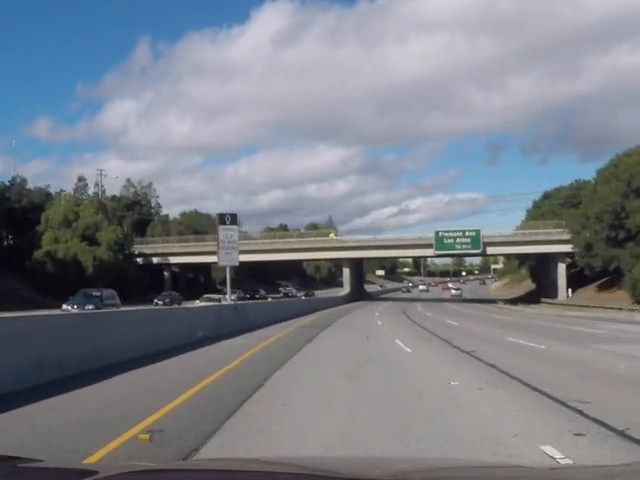
#> input picture frame 48 of study/my_hough/my_hough/road_video1.mp4, 640 x 480 px, given in place of xycar_track1.mp4, which was not available
$ python hough_find2_video.py
#> lines starting #> are read from the running program, lines starting #| are printed output that depends on the picture; after the words box and inside, x2 and y2 are one past the last pixel; in counts of white or black regions, pixels touching at a corner belong together; pictures that were not available may be replaced by others from this repository, and a replacement may not be noted
#> in start, image is the input picture: shape (480, 640, 3); mean B, G, R 137.2, 128.5, 123.1
#!/usr/bin/env python
# -*- coding: utf-8 -*- 15
#=============================================
# 본 프로그램은 자이트론에서 제작한 것입니다.
# 상업라이센스에 의해 제공되므로 무단배포 및 상업적 이용을 금합니다.
# 교육과 실습 용도로만 사용가능하며 외부유출은 금지됩니다.
#=============================================
# 함께 사용되는 각종 파이썬 패키지들의 import 선언부
#=============================================
import numpy as np
import cv2, time, math, os

#=============================================
# 프로그램에서 사용할 변수, 저장공간 선언부
#=============================================
WIDTH, HEIGHT = 640, 480  # 카메라 이미지 가로x세로 크기
Blue =  (255,0,0) # 파란색
Green = (0,255,0) # 녹색
Red =   (0,0,255) # 빨간색
Yellow = (0,255,255) # 노란색
View_Center = WIDTH//2  # 화면의 중앙값 = 카메라 위치

# 허용 범위 설정 (예: 50픽셀)
TOLERANCE = 50
prev_x_left, prev_x_right = None, None
#=============================================
# 차선인식 프로그램에서 사용할 상수 선언부
#=============================================
ROI_START_ROW = 280  # 차선을 찾을 ROI 영역의 시작 Row값
ROI_END_ROW = 400  # 차선을 찾을 ROT 영역의 끝 Row값
ROI_HEIGHT = ROI_END_ROW - ROI_START_ROW  # ROI 영역의 세로 크기
L_ROW = 50  # 차선의 위치를 찾기 위한 ROI 안에서의 기준 Row값


#=========================================
#  사다리꼴 모양으로 이미지 자르기
#=========================================
def apply_trapezoid_mask(img):
    mask = np.zeros_like(img)
    height, width = img.shape[:2]

    # 사다리꼴 모양의 좌표 정의
    trapezoid = np.array([

        [width * 2//6, height * 1//6],
        [width * 4//6, height * 1//6],
        [width,        height * 5//6],
        [0,            height * 5//6]

    ], np.int32)

    # 사다리꼴 모양으로 마스크 이미지 채우기
    cv2.fillPoly(mask, [trapezoid], 255)

    cv2.imshow("Mask", mask)

    # 마스크를 사용하여 이미지 자르기
    masked_img = cv2.bitwise_and(img, mask)
    return masked_img

#=============================================
# 카메라 이미지에서 차선을 찾아 그 위치를 반환하는 함수
#=============================================
def lane_detect(image, lane_row):

    # ---------------------------------------------
    # 1. 그레이스케일 변환 및 가우시안 블러
    # ---------------------------------------------
#> called with lane_row = 360
    gray = cv2.cvtColor(image, cv2.COLOR_BGR2GRAY)
    blurred = cv2.GaussianBlur(gray, (5, 5), 0)

    # ---------------------------------------------
    # 2. Canny 엣지 감지
    # ---------------------------------------------
    edges = cv2.Canny(blurred, 50, 150)
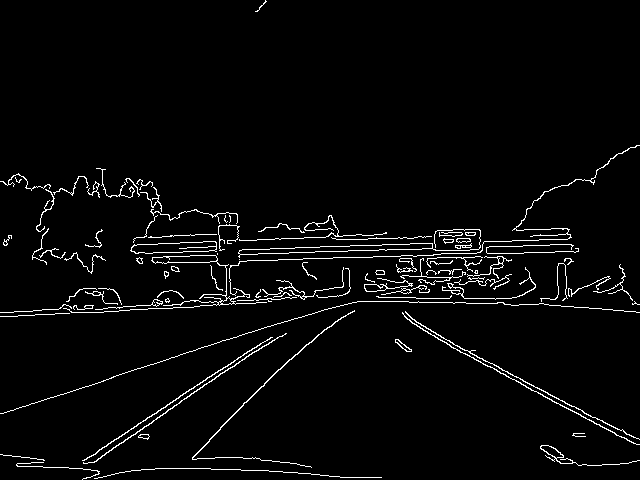
#> edges: shape (480, 640); 3.2% white in thin lines or dots

    #cv2.imshow("Edge", edges)
    #cv2.waitKey(1)

    # ---------------------------------------------
    # 3. 관심영역(ROI) 설정
    # ---------------------------------------------
    height, width = edges.shape
#> height = 480; width = 640

    roi = np.array([[(0, height), (0, height - 100),
                     (width // 2 - 50, lane_row - 80),
                     (width // 2 + 50, lane_row - 80),
                     (width, height - 100), (width, height)]], dtype=np.int32)

    mask = np.zeros_like(edges)
    cv2.fillPoly(mask, roi, 255)
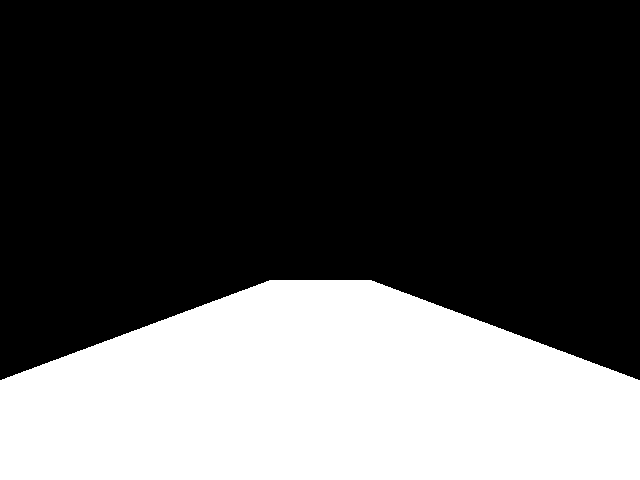
#> mask: shape (480, 640); 32.9% white; 1 white region, box (x1, y1, x2, y2) and area: (0, 280, 640, 480) 100950
    masked_edges = cv2.bitwise_and(edges, mask)
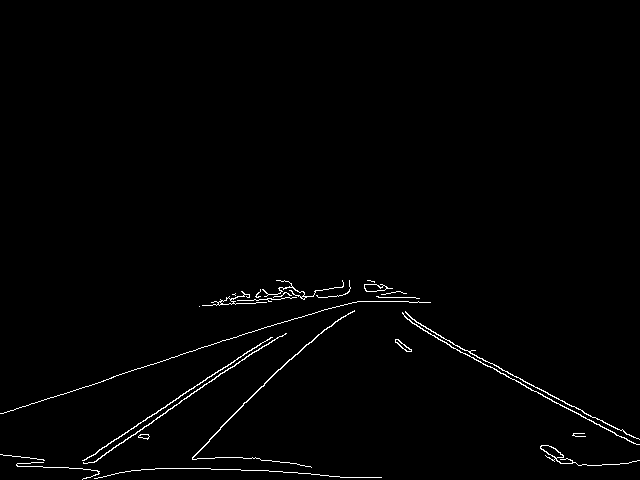
#> masked_edges: shape (480, 640); 1.2% white in thin lines or dots, all inside (x1, y1, x2, y2) = (0, 280, 640, 480)

    cv2.imshow("Masked", masked_edges)
    cv2.waitKey(1)

    # ---------------------------------------------
    # 4. 허프 변환을 이용한 선분 검출
    # ---------------------------------------------
    lines = cv2.HoughLinesP(masked_edges, rho=1, theta=np.pi / 180, threshold=50, minLineLength=50, maxLineGap=50)
#> lines = 24 rows, first 6: [438, 339, 633, 443], [0, 413, 298, 317], [343, 284, 597, 419], [293, 319, 349, 281], [69, 468, 349, 286], [83, 469, 349, 283]

    # ---------------------------------------------
    # 5. 좌우 차선 선분 저장 공간
    # ---------------------------------------------
    x_left, x_right = None, None
    left_lines, right_lines = [], []

    # ---------------------------------------------
    # 6. Hough 선분을 좌우 차선으로 분류
    # ---------------------------------------------
    if lines is not None:
        for line in lines:
            x1, y1, x2, y2 = line[0]
            slope = (y2 - y1) / (x2 - x1) if x2 != x1 else float('inf')

            if slope < -0.2:
                left_lines.append((x1, y1, x2, y2))

            elif slope > 0.2:
                right_lines.append((x1, y1, x2, y2))
#> this loop made 24 passes
#> (x1, y1, x2, y2, slope) on passes 1 to 12: (438, 339, 633, 443, 0.533), (0, 413, 298, 317, -0.322), (343, 284, 597, 419, 0.531), (293, 319, 349, 281, -0.679), (69, 468, 349, 286, -0.65), (83, 469, 349, 283, -0.699), (182, 468, 278, 369, -1.03), (99, 449, 165, 407, -0.636), (342, 287, 496, 369, 0.532), (17, 466, 68, 467, 0.0196), (193, 468, 282, 471, 0.0337), (221, 300, 304, 299, -0.012)
#> after the loop, left_lines = [(0, 413, 298, 317), (293, 319, 349, 281), (69, 468, 349, 286), (83, 469, 349, 283), (182, 468, 278, 369), (99, 449, 165, 407), (84, 469, 252, 352), (243, 403, 374, 281), (224, 372, 365, 284), (288, 360, 382, 284)]; right_lines = [(438, 339, 633, 443), (343, 284, 597, 419), (342, 287, 496, 369), (547, 392, 633, 437), (343, 285, 584, 413)]

    # ---------------------------------------------
    # 7. 여러 Hough 선분을 하나의 직선으로 근사
    # ---------------------------------------------
    def extrapolate(lines, y_target):
#> called with y_target = 360
        if not lines:
            return None, None

        x_coords, y_coords = [], []

        for x1, y1, x2, y2 in lines:
            x_coords += [x1, x2]
            y_coords += [y1, y2]
#> this loop made 10 passes
#> (x1, y1, x2, y2, x_coords, y_coords) on passes 1 to 5: (0, 413, 298, 317, [0, 298], [413, 317]), (293, 319, 349, 281, [0, 298, 293, 349], [413, 317, 319, 281]), (69, 468, 349, 286, [0, 298, 293, 349, 69, 349], [413, 317, 319, 281, 468, 286]), (83, 469, 349, 283, [0, 298, 293, 349, 69, 349, 83, 349], [413, 317, 319, 281, 468, 286, 469, 283]), (182, 468, 278, 369, [0, 298, 293, 349, 69, 349, 83, 349, 182, 278], [413, 317, 319, 281, 468, 286, 469, 283, 468, 369])

        poly = np.polyfit(y_coords, x_coords, 1)
#> poly = [-1.47, 776.2]
        x_target = int(np.polyval(poly, y_target))
#> x_target = 246

        return x_target, poly

    # ---------------------------------------------
    # 8. 좌우 차선을 각각 하나의 직선으로 근사
    # ---------------------------------------------
    x_left, left_poly = extrapolate(left_lines, lane_row)
#> x_left = 246; left_poly = [-1.47, 776.2]
    x_right, right_poly = extrapolate(right_lines, lane_row)
#> the loop in extrapolate (call 2), `for x1, y1, x2, y2 in lines:` made 5 passes
#> (x1, y1, x2, y2, x_coords, y_coords) on passes 1 to 5: (438, 339, 633, 443, [438, 633], [339, 443]), (343, 284, 597, 419, [438, 633, 343, 597], [339, 443, 284, 419]), (342, 287, 496, 369, [438, 633, 343, 597, 342, 496], [339, 443, 284, 419, 287, 369]), (547, 392, 633, 437, [438, 633, 343, 597, 342, 496, 547, 633], [339, 443, 284, 419, 287, 369, 392, 437]), (343, 285, 584, 413, [438, 633, 343, 597, 342, 496, 547, 633, 343, 584], [339, 443, 284, 419, 287, 369, 392, 437, 285, 413])
#> x_right = 482; right_poly = [1.89, -197.5]

    # ---------------------------------------------
    # 9. 원본 이미지 복사
    # ---------------------------------------------
    line_image = image.copy()

    # ---------------------------------------------
    # 10. 왼쪽 Hough 선분 표시 - 빨간색
    # ---------------------------------------------
    for x1, y1, x2, y2 in left_lines:
        cv2.line(line_image, (x1, y1), (x2, y2), Red, 2)
#> this loop made 10 passes
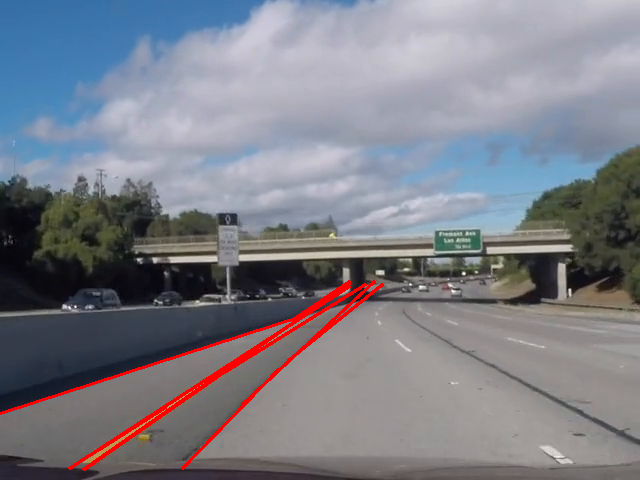
#> line_image: shape (480, 640, 3); 1.56% of pixels changed, all inside (x1, y1, x2, y2) = (0, 280, 384, 471)

    # ---------------------------------------------
    # 11. 오른쪽 Hough 선분 표시 - 노란색
    # ---------------------------------------------
    for x1, y1, x2, y2 in right_lines:
        cv2.line(line_image, (x1, y1), (x2, y2), Yellow, 2)
#> this loop made 5 passes
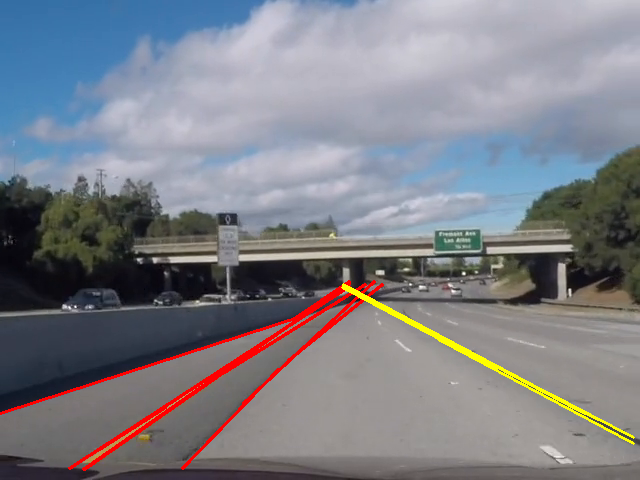
#> line_image: shape (480, 640, 3); 0.66% of pixels changed, all inside (x1, y1, x2, y2) = (341, 283, 635, 445)

    # ---------------------------------------------
    # 12. 1차원 직선 근사 결과 표시 - 파란색
    # ---------------------------------------------
    y_bottom = height
#> y_bottom = 480

    # 왼쪽 근사 직선
    if left_poly is not None:
        x1 = int(np.polyval(left_poly, lane_row-80))
#> x1 = 363
        x2 = int(np.polyval(left_poly, y_bottom))
#> x2 = 69
        cv2.line(line_image, (x1, lane_row-80), (x2, y_bottom), Blue, 3)

    # 오른쪽 근사 직선
    if right_poly is not None:
        x1 = int(np.polyval(right_poly, lane_row-80))
#> x1 = 331
        x2 = int(np.polyval(right_poly, y_bottom))
#> x2 = 709
        cv2.line(line_image, (x1, lane_row-80), (x2, y_bottom), Blue, 3)
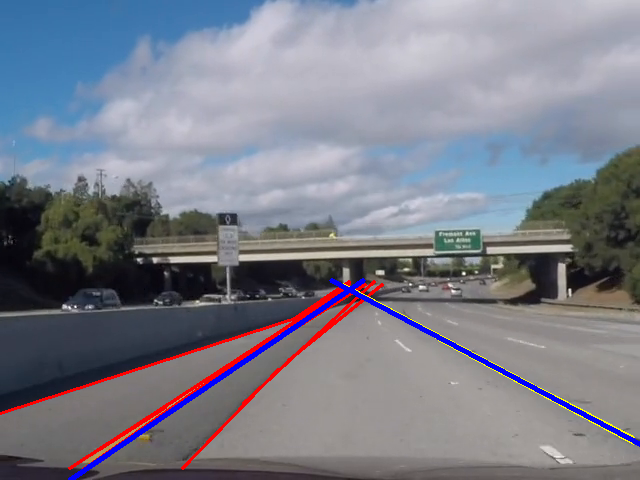
#> line_image: shape (480, 640, 3); mean B, G, R 137.6, 126.1, 123.8

    # ---------------------------------------------
    # 13. Hough 선분 + 근사 직선 화면 출력
    # ---------------------------------------------
    #cv2.imshow("Hough Lines", line_image)
    #cv2.waitKey(1)

    # ---------------------------------------------
    # 14. 디버깅용 Lane Detection 화면
    # ---------------------------------------------
    debug_image = line_image.copy()

    # 왼쪽 차선 기준점
    if x_left is not None:
        #cv2.line(debug_image, (x_left, lane_row), (x_left, height), Blue, 2)
        cv2.rectangle(debug_image, (x_left - 5, lane_row - 5), (x_left + 5, lane_row + 5), Green, 4)

    # 오른쪽 차선 기준점
    if x_right is not None:
        #cv2.line(debug_image, (x_right, lane_row), (x_right, height), Blue, 2)
        cv2.rectangle(debug_image, (x_right - 5, lane_row - 5), (x_right + 5, lane_row + 5), Green, 4)

    # ---------------------------------------------
    # 15. 기준 수평선 표시
    # ---------------------------------------------
    cv2.line(debug_image, (0, lane_row), (width, lane_row), Yellow, 2)

    x_midpoint = (x_left + x_right) // 2
#> x_midpoint = 364
    cv2.rectangle(debug_image, (x_midpoint-5,lane_row-5), (x_midpoint+5,lane_row+5), Blue, 4)
    cv2.rectangle(debug_image, (View_Center-5,lane_row-5), (View_Center+5,lane_row+5), Red, 4)
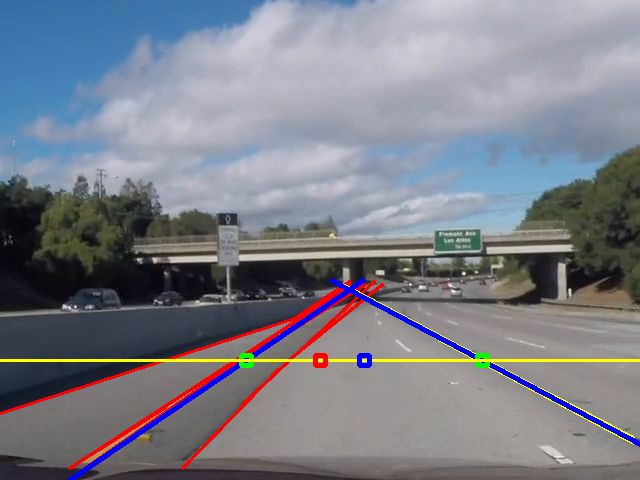
#> debug_image: shape (480, 640, 3); mean B, G, R 136.7, 127, 124.4

    # ---------------------------------------------
    # 16. Lane Detection 화면 출력
    # ---------------------------------------------
    cv2.imshow("Lane Detection", debug_image)
    cv2.waitKey(1)

    # ---------------------------------------------
    # 17. 차선 검출 성공 여부
    # ---------------------------------------------
    found = x_left is not None and x_right is not None
#> found = True

    return found, x_left if x_left is not None else -1, x_right if x_right is not None else -1


#=============================================
# 실질적인 메인 함수
#=============================================
def start():

    cap = cv2.VideoCapture("xycar_track1.mp4")
    #cap = cv2.VideoCapture("road_video1.mp4")
    #cap = cv2.VideoCapture("road_video2.mp4")

    while True:
        ret, image = cap.read()
        if ret:
            found, x_left, x_right = lane_detect(image, 360)
#> found = True; x_left = 246; x_right = 482

            #cv2.imshow('CAM image', image)
            cv2.waitKey(1)

        if not ret:
            cap.set(cv2.CAP_PROP_POS_FRAMES, 0)

#=============================================
# 메인함수를 호출합니다.
# start() 함수가 실질적인 메인함수입니다.
#=============================================
if __name__ == '__main__':
    start()

$ run again, starting later in the video
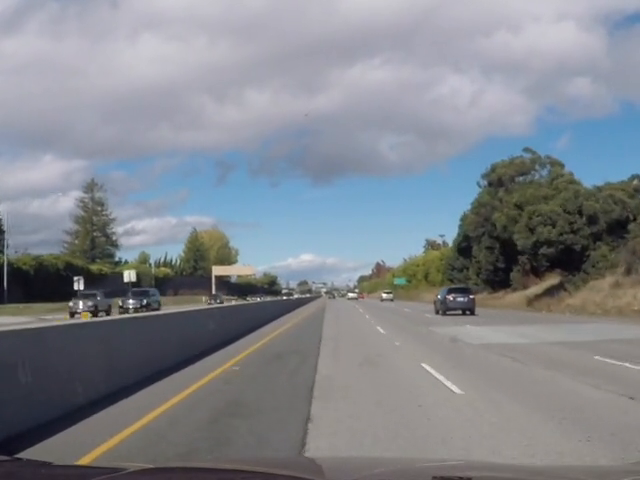
#> input picture frame 387 of study/my_hough/my_hough/road_video1.mp4, 640 x 480 px, given in place of xycar_track1.mp4, which was not available
#> in start, image is the input picture: shape (480, 640, 3); mean B, G, R 141.2, 134.4, 130
#> edges: shape (480, 640); 2.1% white in thin lines or dots, all inside (x1, y1, x2, y2) = (0, 147, 640, 480)
#> mask: shape (480, 640); 32.9% white; 1 white region, box (x1, y1, x2, y2) and area: (0, 280, 640, 480) 100950
#> masked_edges: shape (480, 640); 0.64% white in thin lines or dots, all inside (x1, y1, x2, y2) = (0, 280, 473, 480)
#> lines = [[10, 457, 234, 343], [83, 419, 356, 280], [301, 477, 328, 284], [168, 466, 244, 469], [192, 309, 359, 291], [53, 464, 128, 468], [244, 336, 346, 284], [207, 304, 357, 281], [322, 284, 456, 392], [322, 282, 462, 391], [0, 455, 52, 462]]
#> the loop in lane_detect, `for line in lines:` made 11 passes
#> (x1, y1, x2, y2, slope) on passes 1 to 8: (10, 457, 234, 343, -0.509), (83, 419, 356, 280, -0.509), (301, 477, 328, 284, -7.15), (168, 466, 244, 469, 0.0395), (192, 309, 359, 291, -0.108), (53, 464, 128, 468, 0.0533), (244, 336, 346, 284, -0.51), (207, 304, 357, 281, -0.153)
#> after the loop in lane_detect, `for line in lines:`: left_lines = [(10, 457, 234, 343), (83, 419, 356, 280), (301, 477, 328, 284), (244, 336, 346, 284)]; right_lines = [(322, 284, 456, 392), (322, 282, 462, 391)]
#> the loop in extrapolate, `for x1, y1, x2, y2 in lines:` made 4 passes
#> (x1, y1, x2, y2, x_coords, y_coords) on passes 1 to 4: (10, 457, 234, 343, [10, 234], [457, 343]), (83, 419, 356, 280, [10, 234, 83, 356], [457, 343, 419, 280]), (301, 477, 328, 284, [10, 234, 83, 356, 301, 328], [457, 343, 419, 280, 477, 284]), (244, 336, 346, 284, [10, 234, 83, 356, 301, 328, 244, 346], [457, 343, 419, 280, 477, 284, 336, 284])
#> poly = [-1.07, 622]
#> x_target = 237
#> in lane_detect, `x_left, left_poly = extrapolate(left_lines, lane_row)`: left_poly = [-1.07, 622]
#> the loop in extrapolate (call 2), `for x1, y1, x2, y2 in lines:` made 2 passes
#> (x1, y1, x2, y2, x_coords, y_coords) on passes 1 to 2: (322, 284, 456, 392, [322, 456], [284, 392]), (322, 282, 462, 391, [322, 456, 322, 462], [284, 392, 282, 391])
#> in lane_detect, `x_right, right_poly = extrapolate(right_lines, lane_row)`: x_right = 419; right_poly = [1.26, -35.16]
#> the loop in lane_detect, `for x1, y1, x2, y2 in left_lines:` made 4 passes
#> the loop in lane_detect, `for x1, y1, x2, y2 in right_lines:` made 2 passes
#> after the loop in lane_detect, `for x1, y1, x2, y2 in right_lines:`:
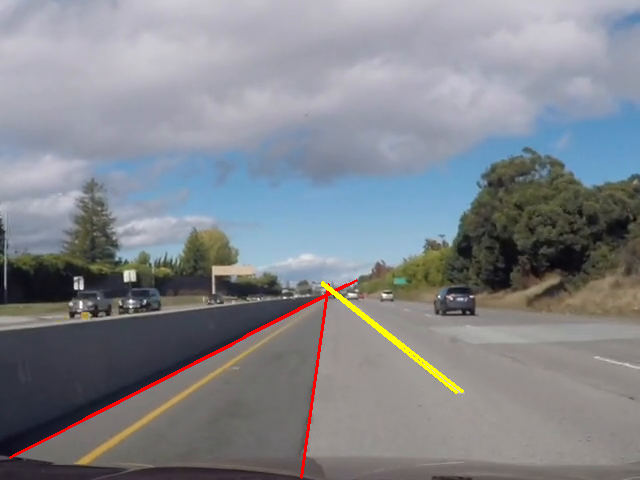
#> line_image: shape (480, 640, 3); mean B, G, R 140.1, 134.2, 131.3
#> in lane_detect, `x1 = int(np.polyval(left_poly, lane_row-80))`: x1 = 323
#> in lane_detect, `x2 = int(np.polyval(left_poly, y_bottom))`: x2 = 109
#> in lane_detect, `x1 = int(np.polyval(right_poly, lane_row-80))`: x1 = 318
#> in lane_detect, `x2 = int(np.polyval(right_poly, y_bottom))`: x2 = 570
#> x_midpoint = 328
#> in lane_detect, `cv2.rectangle(debug_image, (View_Center-5,lane_row-5), (View_Center+5,..`:
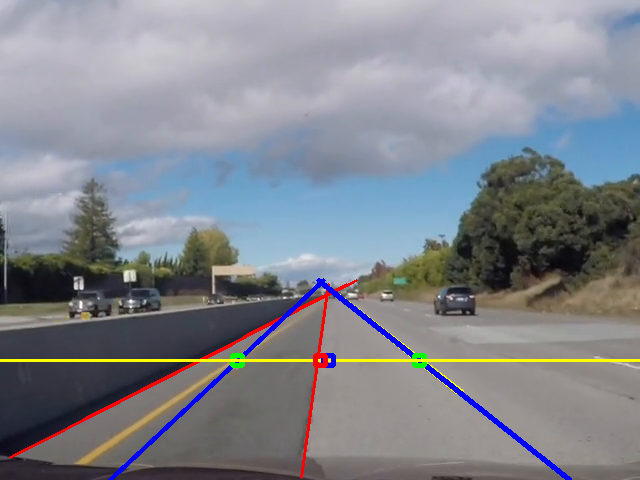
#> debug_image: shape (480, 640, 3); mean B, G, R 140.9, 133.5, 130.4
#> in lane_detect, `found = x_left is not None and x_right is not None`: found = True
#> in start, `found, x_left, x_right = lane_detect(image, 360)`: x_left = 237; x_right = 419
